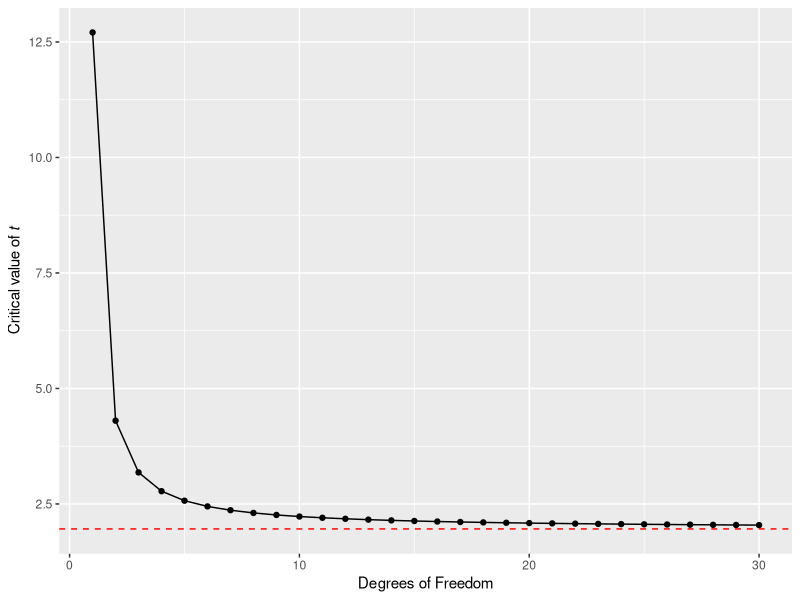
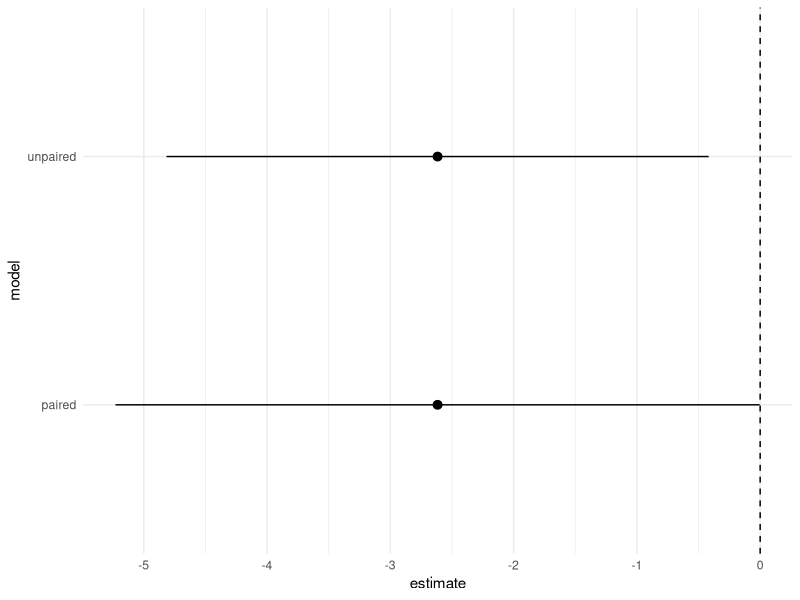

Generate these figures, in order, with R:
## ---- chunk 1

## ---- chunk 2

library(tidyverse)

library(here)

darwin <- read_csv(here("book", "files", "darwin.csv"))

## ---- chunk 3
df <- c(1:30)

# map_dbl forces returned values to be a single vector of numbers (rather than a list)
critical_t <- map_dbl(df, ~qt(p=0.05/2, df=.x, lower.tail=FALSE))

tibble(df,critical_t) %>% 
  ggplot(aes(x=df, y=critical_t))+
  geom_point()+
  geom_line()+
  geom_hline(aes(yintercept=1.96), linetype="dashed", colour="red")+
  labs(x= "Degrees of Freedom",
       y= expression(paste("Critical value of ", italic("t"))))


## ---- chunk 4
lsmodel1 <- lm(height ~ type, data = darwin)
## ---- chunk 5
tidy_model1 <- broom::tidy(lsmodel1)

tidy_model1[[2,2]] / tidy_model1[[2,3]]
## ---- chunk 6

lm(height ~ type, data = darwin) %>% 
   broom::tidy(., conf.int=T) %>% 
    slice(1:2) 

lm(height ~ type + factor(pair), data = darwin) %>% 
  broom::tidy(., conf.int=T) %>% 
  slice(1:2) # just show first two rows
## ---- chunk 7

m1 <- lm(height ~ type, data = darwin) %>% 
  broom::tidy(., conf.int=T) %>% 
  slice(2:2) %>% 
  mutate(model="unpaired")

m2 <- lm(height ~ type + factor(pair), data = darwin) %>% 
  broom::tidy(., conf.int=T) %>% 
  slice(2:2) %>% 
  mutate(model="paired")

rbind(m1,m2) %>% 
  ggplot(aes(model, estimate))+
  geom_pointrange(aes(ymin=conf.high, ymax=conf.low))+
  geom_hline(aes(yintercept=0), linetype="dashed")+
  theme_minimal()+
  coord_flip()

## ---- chunk 8

# Set the seed for reproducibility
set.seed(1234)

# Create an empty list with 20 elements
myList <- vector("list", 20)

# Create an empty tibble
y <- tibble()

# Perform a loop for each element in myList
for (i in 1:length(myList)) { 

  # Generate a random sample of 12 values from a normal distribution
  x <- rnorm(n = 12, mean = 2.6, sd = 2.83)
  
  # Create a tibble with the values of x
  data <- tibble(x)
  
  # Fit a linear regression model with x as the response variable and a constant as the predictor
  temp <- lm(x ~ 1, data = data) %>% 
    broom::tidy(conf.int = TRUE) 
  
  # Append the model summary to the y tibble
  y <- rbind(y, temp)  

}

# Add a column to y indicating the experiment number
y$`experiment number` <- rep(1:20)

# The new dataframe y contains the results of 20 new experiments


# the new dataframe y contains the results of 20 new experiments
